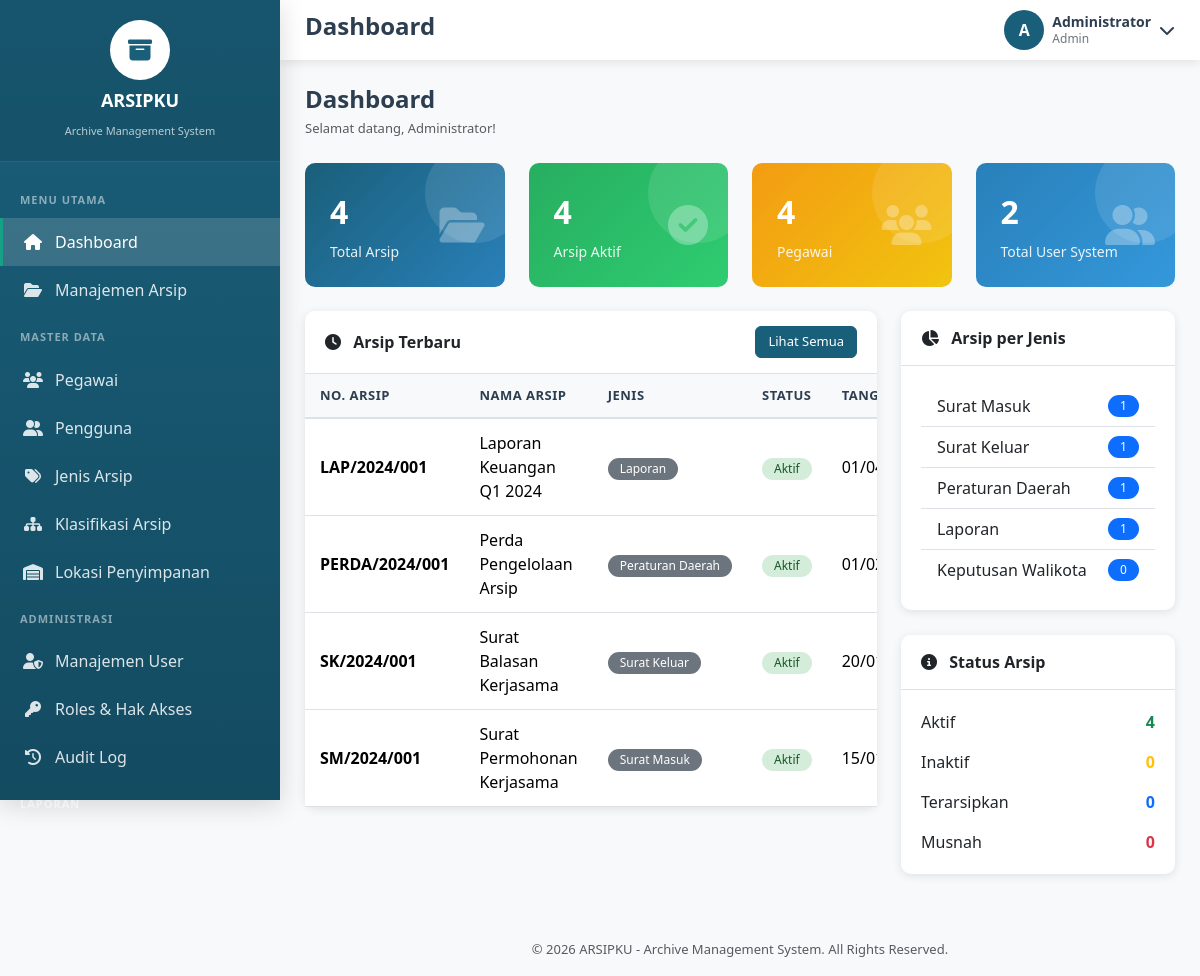
/index.php (signed in), run on an earlier commit of the app's database.
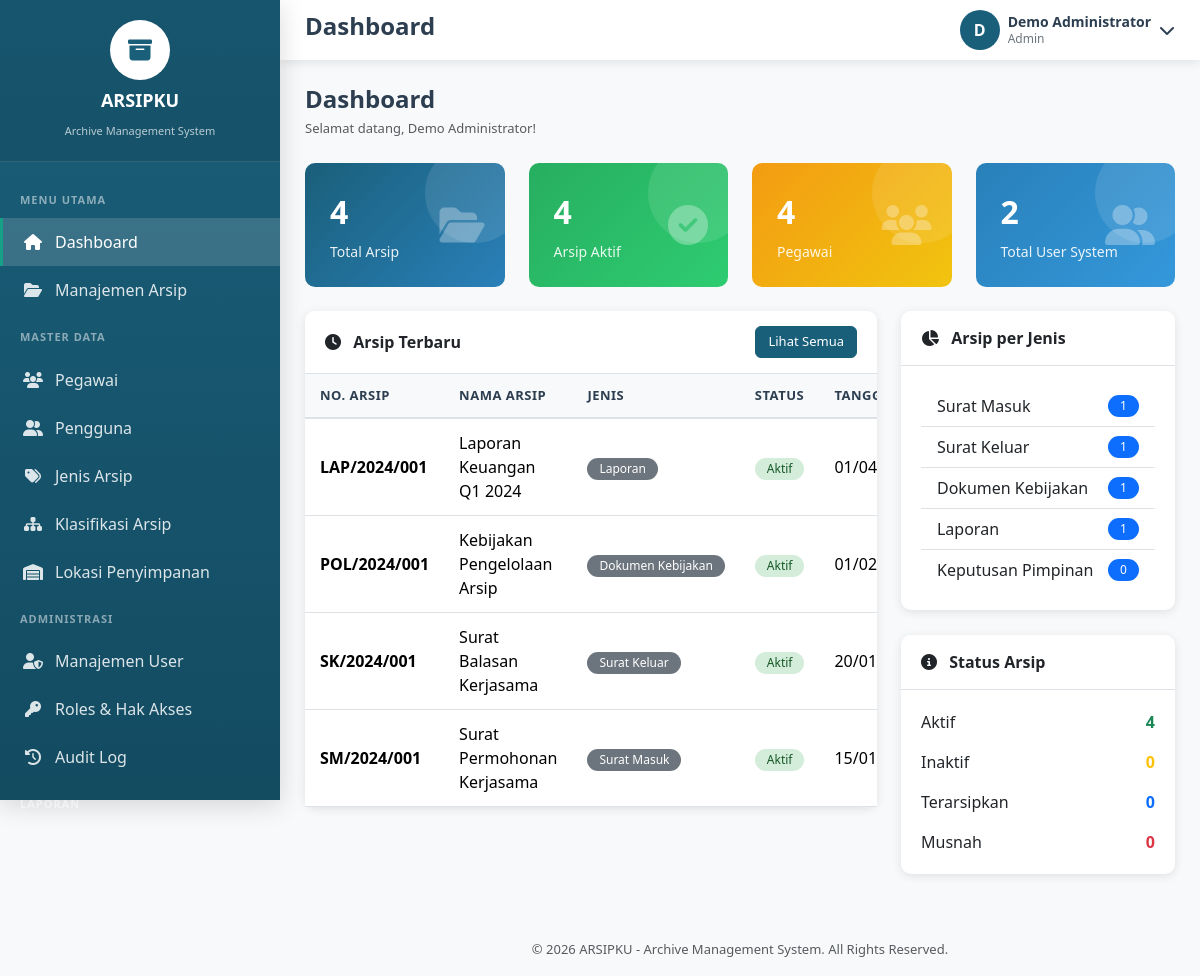
And on a later commit of the database.
### tables this page shows
CREATE TABLE Arsip (
    ID_Arsip INT PRIMARY KEY AUTO_INCREMENT,
    Nomor_Arsip VARCHAR(100) UNIQUE,
    Nama_Arsip VARCHAR(255) NOT NULL,
    Deskripsi_Arsip TEXT,
    Tanggal_Arsip DATE,
    Tanggal_Masuk DATE,
    Tanggal_Penyimpanan DATE,
    Status_Arsip ENUM('Aktif', 'Inaktif', 'Terarsipkan', 'Musnah') DEFAULT 'Aktif',
    ID_Jenis_Arsip INT,
    ID_Klasifikasi_Arsip INT,
    ID_Penyimpanan INT,
    ID_Pegawai INT,
    Tags TEXT,
    Keterangan TEXT,
    File_Path VARCHAR(500),
    Created_At TIMESTAMP DEFAULT CURRENT_TIMESTAMP,
    Updated_At TIMESTAMP DEFAULT CURRENT_TIMESTAMP ON UPDATE CURRENT_TIMESTAMP,
    FOREIGN KEY (ID_Jenis_Arsip) REFERENCES Jenis_Arsip(ID_Jenis_Arsip) ON DELETE SET NULL,
    FOREIGN KEY (ID_Klasifikasi_Arsip) REFERENCES Klasifikasi_Arsip(ID_Klasifikasi_Arsip) ON DELETE SET NULL,
    FOREIGN KEY (ID_Penyimpanan) REFERENCES Penyimpanan(ID_Penyimpanan) ON DELETE SET NULL,
    FOREIGN KEY (ID_Pegawai) REFERENCES Pegawai(ID_Pegawai) ON DELETE SET NULL
);

CREATE TABLE Jenis_Arsip (
    ID_Jenis_Arsip INT PRIMARY KEY AUTO_INCREMENT,
    Nama_Jenis_Arsip VARCHAR(255) NOT NULL,
    Kode_Jenis VARCHAR(20),
    Deskripsi_Jenis_Arsip TEXT,
    Created_At TIMESTAMP DEFAULT CURRENT_TIMESTAMP
);

### index.php (the view, shortened to what the changed rows need)
<?php
require_once 'includes/header.php';
$db = getDB();
$recentArsip = $db->query("
    SELECT
        a.*,
        j.Nama_Jenis_Arsip
    FROM Arsip a
    LEFT JOIN Jenis_Arsip j
        ON a.ID_Jenis_Arsip = j.ID_Jenis_Arsip
    ORDER BY a.Tanggal_Masuk DESC
    LIMIT 5
")->fetchAll();
$arsipByJenis = $db->query("
    SELECT
        j.Nama_Jenis_Arsip,
        COUNT(a.ID_Arsip) as total
    FROM Jenis_Arsip j
    LEFT JOIN Arsip a
        ON j.ID_Jenis_Arsip = a.ID_Jenis_Arsip
    GROUP BY
        j.ID_Jenis_Arsip,
        j.Nama_Jenis_Arsip
    ORDER BY total DESC
    LIMIT 5
")->fetchAll();
require_once 'includes/topbar.php';
?>
<div class="page-header">
    <h1 class="page-title">
        Dashboard
    </h1>
    <nav aria-label="breadcrumb">
        <ol class="breadcrumb">
            <li class="breadcrumb-item active">
                Selamat datang,
                <?= isset($_SESSION['user_name']) ? $_SESSION['user_name'] : 'User' ?>!
            </li>
        </ol>
    </nav>
</div>
<div class="row g-4">
<div class="col-lg-8">
<div class="card">
<div class="card-body p-0">
<div class="table-responsive">
<table class="table table-hover mb-0">
<thead>
<tr>
<th>No. Arsip</th>
<th>Nama Arsip</th>
<th>Jenis</th>
<th>Status</th>
<th>Tanggal</th>
</tr>
</thead>
<tbody>
<?php if(empty($recentArsip)): ?>
<tr>
<td colspan="5" class="text-center py-4 text-muted">
<i class="fas fa-inbox fa-2x mb-2 d-block"></i>
Belum ada data arsip
</td>
</tr>
<?php else: ?>
<?php foreach($recentArsip as $arsip): ?>
<?php
$statusBadge = strtolower($arsip['Status_Arsip']);
?>
<tr>
<td>
<strong>
<?= htmlspecialchars($arsip['Nomor_Arsip'] ?? '-') ?>
</strong>
</td>
<td>
<?= htmlspecialchars($arsip['Nama_Arsip'] ?? '-') ?>
</td>
<td>
<span class="badge bg-secondary">
<?= htmlspecialchars($arsip['Nama_Jenis_Arsip'] ?? '-') ?>
</span>
</td>
<td>
<span class="badge status-<?= $statusBadge ?>">
<?= htmlspecialchars($arsip['Status_Arsip']) ?>
</span>
</td>
<td>
<?= isset($arsip['Tanggal_Arsip'])
? date('d/m/Y', strtotime($arsip['Tanggal_Arsip']))
: '-' ?>
</td>
</tr>
<?php endforeach; ?>
<?php endif; ?>
</tbody>
</table>
</div>
</div>
</div>
</div>
<div class="col-lg-4">
<div class="card">
<div class="card-body">
<?php if(empty($arsipByJenis)): ?>
<div class="text-center py-4 text-muted">
Belum ada data
</div>
<?php else: ?>
<ul class="list-group list-group-flush">
<?php foreach($arsipByJenis as $item): ?>
<li class="list-group-item d-flex justify-content-between align-items-center">
<?= htmlspecialchars($item['Nama_Jenis_Arsip']) ?>
<span class="badge bg-primary rounded-pill">
<?= $item['total'] ?>
</span>
</li>
<?php endforeach; ?>
</ul>
<?php endif; ?>
</div>
</div>
</div>
</div>
<?php require_once 'includes/footer.php'; ?>

### includes/topbar.php (shortened to what the changed rows need)
<main class="main-content">
    <header class="top-header">
        <div class="header-right">
            <div class="user-info dropdown">
                <div class="d-flex align-items-center" data-bs-toggle="dropdown" style="cursor: pointer;">
                    <div class="user-avatar">
                        <?= strtoupper(substr($_SESSION['user_name'] ?? 'U', 0, 1)) ?>
                    </div>
                    <div class="user-details ms-2">
                        <div class="name"><?= $_SESSION['user_name'] ?? 'User' ?></div>
                        <div class="role"><?= $_SESSION['user_role'] ?? 'Viewer' ?></div>
                    </div>
                    <i class="fas fa-chevron-down ms-2"></i>
                </div>
            </div>
        </div>
    </header>
    <div class="page-content">

What changed in the data, as far as the page shows it:
changed arsip: Nomor_Arsip "PERDA/2024/001" → "POL/2024/001"; Nama_Arsip "Perda Pengelolaan Arsip" → "Kebijakan Pengelolaan Arsip"; ID_Jenis_Arsip.Nama_Jenis_Arsip "Peraturan Daerah" → "Dokumen Kebijakan"
Also different on the page:
substr($_SESSION['user_name'] ?? 'U', 0, 1): "A" → "D"
$_SESSION['user_name']: "Administrator" → "Demo Administrator"
new list line: "Dokumen Kebijakan 1"
new list line: "Keputusan Pimpinan 0"
list line gone: "Peraturan Daerah 1"
list line gone: "Keputusan Walikota 0"
